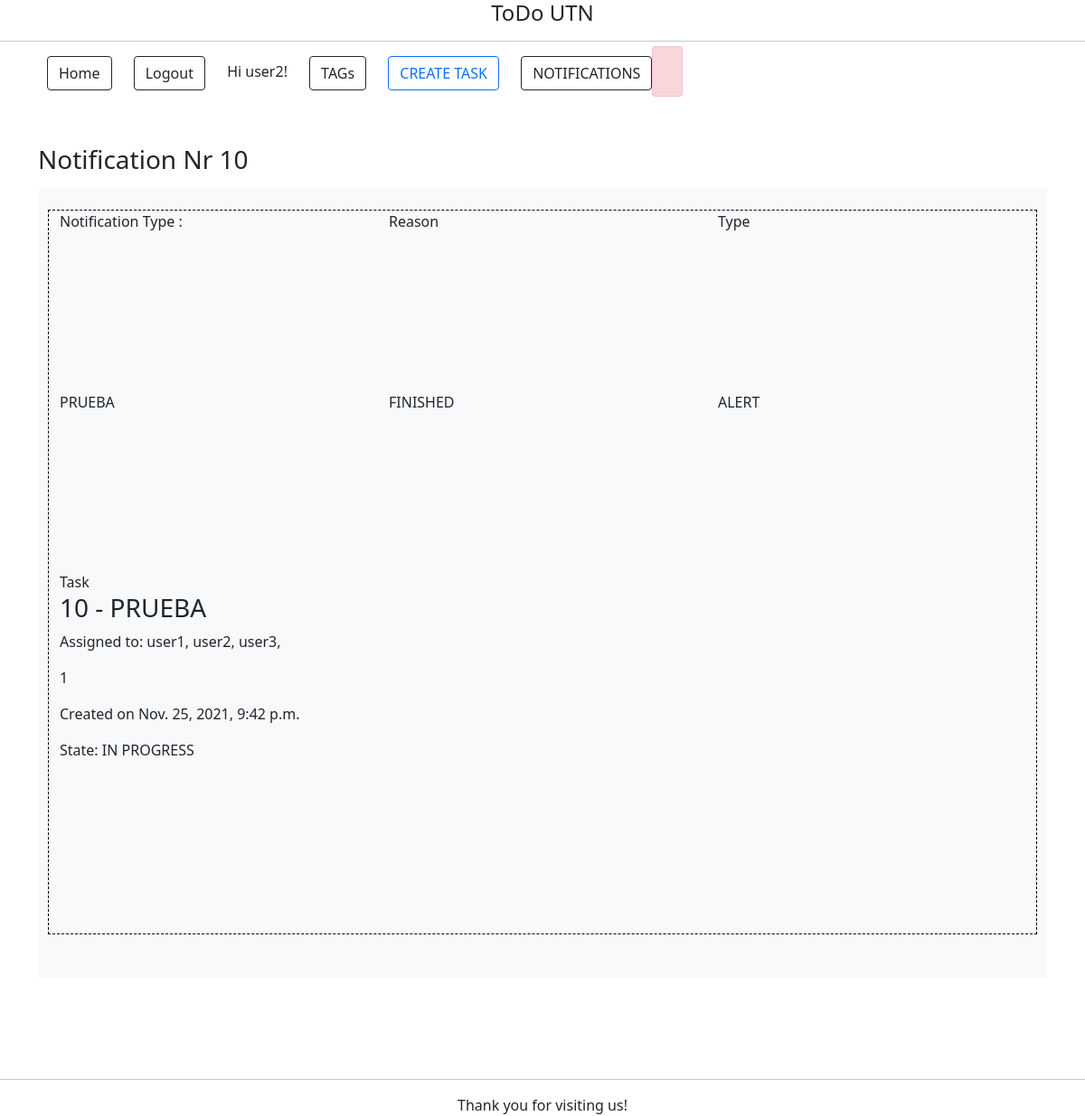
The page /notifications/10/ (signed in) on the database its author committed.
### notifications/models.py (models this page shows, shortened)
class Notification(models.Model):
    title = models.CharField(max_length=50)
    reason = models.CharField(max_length=200)
    reporter = models.ForeignKey(Task, on_delete=CASCADE)
    users = models.ManyToManyField(User)
    UNREAD = 'UNREAD'
    READ = 'READ'
    STATUS_CHOICES = [
        (UNREAD, 'Unread'),
        (READ, 'Read'),
    ]
    status = models.CharField(
        choices=STATUS_CHOICES,
        default=UNREAD,
        max_length=12
    )
    ALERT = 'ALERT'
    IMPORTANT = 'IMPORTANT'
    MUST = 'MUST'
    CRITICAL = 'CRITICAL'
    TYPE_CHOICES = [
        (ALERT, 'This is just an alert'),
        (IMPORTANT, 'This is very important '),
        (MUST, 'This must be done at the end of the day'),
        (CRITICAL, 'This is already delayed'),
    ]
    type = models.CharField(
        choices=TYPE_CHOICES,
        default=ALERT,
        max_length=12
    )

### tasks/models.py (models this page shows, shortened)
class Task(models.Model):
    title = models.CharField(max_length=100)
    body = models.TextField()
    date = models.DateTimeField(auto_now_add=True)  # automatically populates date when constructed.
    assigned = models.ManyToManyField(User, default=None)
    tags = models.ManyToManyField(Tag, blank=True)
    IN_PROGRESS = 'IN PROGRESS'
    FINISHED = 'FINISHED'
    STATE_CHOICES = (
        (IN_PROGRESS, 'In Progress'),
        (FINISHED, 'Finished'),
    )
    state = models.CharField(
        max_length=12,
        choices=STATE_CHOICES,
        default=IN_PROGRESS,
    )

### notifications/views.py (the view)
# urls.py: url(r'^(?P<notification_id>[0-9]+)/$', views.notification_details, name='detail'),
@login_required(login_url="/accounts/login/")
def notification_details(request, notification_id):
    notification = Notification.objects.get(id=notification_id)
    notification.status = 'READ'
    notification.save()
    task = Task.objects.get(notification=notification)
    return render(request, 'notifications/notification-details.html', {'notification': notification, 'task': task})

### notifications/templates/notifications/notification-details.html
{% extends 'homepage.html' %}
{% block content %}
<main class="py-5">
    <section class="mb-5">
      <div class="container">
          <h3 class="mb-3">Notification Nr  {{ notification.id }}</h3>
          <div class="bg-light p-4">
              <div class="row">
                      <div class="col-lg-4">
                          <label for=""> Notification Type :</label>
                      </div>
                      <div class="col-lg-4">
                          <label for="">Reason</label>
                      </div>
                      <div class="col-lg-4 my-0">
                          <label for="">Type</label>
                      </div>
                      <div class="col-lg-4">
                            {{ notification.title }}
                      </div>
                      <div class="col-lg-4">
                                {{ notification.reason }}
                      </div>
                      <div class="col-lg-4">
                            {{ notification.type }}
                      </div>
                  <div>
                      <div class="col-lg-4">
                          <label class =""for="">Task</label>
                                  <div class="task-detail">
                                            <div class="article">
                                                <h3>{{ task.id }} - {{ task.title }}</h3>
                                                <p>Assigned to:
                                                    {% for user in task.assigned.all %}
                                                    {{ user }},
                                                    {% endfor %}
                                                </p>
                                                <p>{{ task.body }}</p>
                                                <p>Created on {{ task.date }}</p>
                                                <p>State: {{ task.state }}</p>
                                            </div>
                                  </div>
                      </div>
                 </div>
              </div>
          </div>
      </div>
    </section>
</main>
{%endblock%}

### templates/homepage.html (shortened to what this page needs)
{% load static %}
<!DOCTYPE html>
<html lang="en">
<head>
    <link rel="stylesheet" href="{% static 'styles.css' %}">
    <h1>ToDo UTN</h1>
    <hr>
    <link href="https://cdn.jsdelivr.net/npm/bootstrap@5.1.3/dist/css/bootstrap.min.css" rel="stylesheet"
>
</head>
<header>
<nav>
    <ul>
        <li><a class="btn btn-outline-dark" href="{% url 'home' %}">Home</a></li>
        {% if user.is_authenticated %}
        <li>
            <form action="{% url 'accounts:logout' %}" method="POST">
                <button class="btn btn-outline-dark" type="submit">Logout</button>
            </form>
        </li>
        <li>Hi {{ user.username }}!</li>
        {% else %}
        <li><a class="btn btn-outline-dark" href="{% url 'accounts:login' %}">Login</a></li>
        <li><a class="btn btn-outline-dark" href="{% url 'accounts:signup' %}">Signup</a></li>
        {% endif %}
        <li><a class="btn btn-outline-dark" href="{% url 'tags:admin' %}">TAGs</a></li>
        <li><a class="btn btn-outline-primary" href="{% url 'tasks:create' %}">CREATE TASK</a> </li>
        <li><a class="btn btn-outline-dark" href="{% url 'notifications:list' %}">NOTIFICATIONS        </a>
        </li>
        {% if user.is_authenticated %}
         <span class="alert alert-danger">
         </span>
        {% endif %}
    </ul>
</nav>
</header>
<body>
    {% block content %}
    {% endblock %}
</body>
<hr>
<footer>Thank you for visiting us!</footer>
</html>

### static/styles.css (style rules this page uses)
h1 { font-size: 1.5em !important; }
h1, h2, footer { text-align: center; }
.row { margin: 25px; height: 800px; outline: dashed 1px black; }
header { grid-template-columns: 1fr 1fr; height: 50px; }
nav { justify-self: start; }
nav li { display: inline-block; margin-left: 20px; }

### rows shown on the page
Notification: id "10", title "PRUEBA", reason "FINISHED", type "ALERT"
Task: id "10", title "PRUEBA", body "1", date "Nov. 25, 2021, 9:42 p.m.", state "IN PROGRESS"

### other values the page prints
{{ user.username }} "user2"
{{ user }} "user1"
{{ user }} "user2"
{{ user }} "user3"
